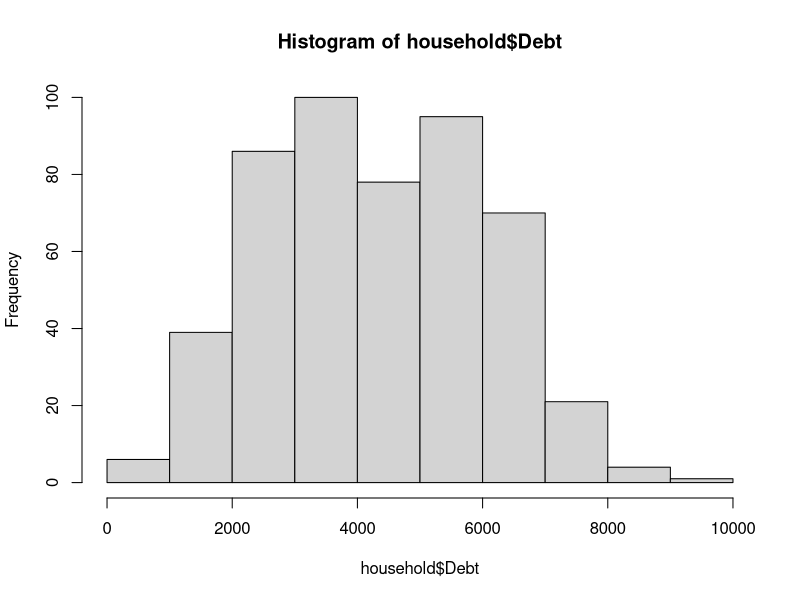

Generate this figure with R:
## ---- chunk 1
knitr::opts_chunk$set(echo = TRUE)
## ---- chunk 2
library(tidyverse)
## ---- chunk 3
household <- read_csv("households.csv")
## ---- chunk 4
str(household)
household$Household <- as.factor(household$Household)
household$Location <- as.factor(household$Location)
household$Household <- as.factor(household$Ownership)
## ---- chunk 5
hist(household$Debt)
## ---- chunk 6
summary(household$Debt)
## ---- chunk 7
quantile(household$Debt, c(.25, .50, .70))
## ---- chunk 8
IQR(household$Debt)
